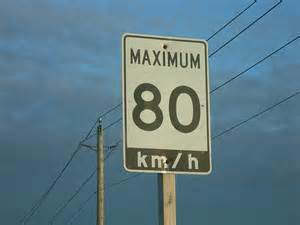
#> input picture Assignment2/speedsign12.jpg, 300 x 225 px, given in place of checker.jpg, which was not available
$ python harris_corner.py   (Python 2 division)   (older library calls are emulated)
#> lines starting #> are read from the running program, lines starting #| are printed output that depends on the picture; after the words box and inside, x2 and y2 are one past the last pixel; in counts of white or black regions, pixels touching at a corner belong together; pictures that were not available may be replaced by others from this repository, and a replacement may not be noted
import numpy as np
import cv2
import math

APETURE_SIZE = 3
BLOCK_SIZE = 5
K = 0.04
MAX_CORNERS = 100000
EIGENVALUE_THRESHOLD = 320000
wdSource = "Conrners"
wdResult = "Result"
tbThreshName = "Threshold"
tbDistanceName = "Distance"

filename = "checker.jpg"
final_corner_output_name = "checkers_corners.jpg"

# Get the Image
src = cv2.imread(filename, 1)
#> src is the input picture: shape (225, 300, 3); mean B, G, R 134.7, 122.9, 93.6

# Convert to greyscale
src_gray = cv2.cvtColor(src, cv2.COLOR_BGR2GRAY)
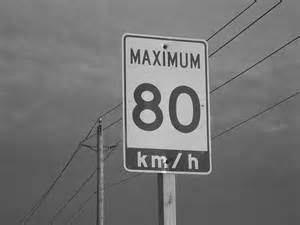
#> src_gray: shape (225, 300); min 11, max 242, mean 115.5
src_gray = cv2.blur(src_gray, (3, 3))
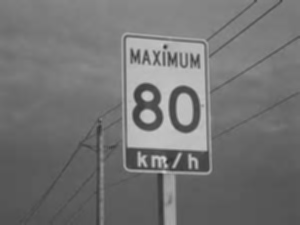
#> src_gray: shape (225, 300); min 46, max 207, mean 115.5

# Get the two derivative from the sobel code
dx = cv2.Sobel(src_gray, cv2.CV_64F, 1, 0, ksize=APETURE_SIZE)
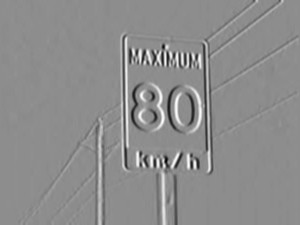
#> dx: shape (225, 300) float64; min -414, max 334, mean 0.1; drawn with min black and max white
dy = cv2.Sobel(src_gray, cv2.CV_64F, 0, 1, ksize=APETURE_SIZE)
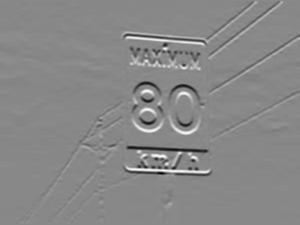
#> dy: shape (225, 300) float64; min -381, max 329, mean -1.5; drawn with min black and max white

dx = cv2.convertScaleAbs(dx)
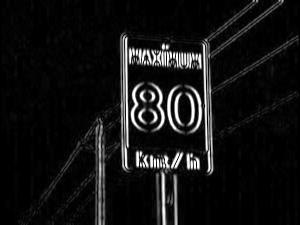
#> dx: shape (225, 300); min 0, max 255, mean 18.9
dy = cv2.convertScaleAbs(dy)
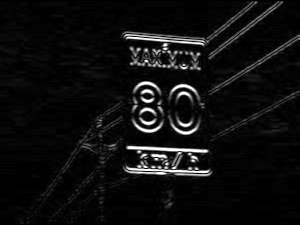
#> dy: shape (225, 300); min 0, max 255, mean 14.7

height, width, _ = src.shape
#> height = 225; width = 300

corners = []
# Iterating over all pixels except edge cases
# Note numpy access list y, x
for x in range(1, width-1):
    for y in range(1, height-1):
        sums = []
        for window_x in range(x-1, x+2):
            for window_y in range(y - 1, y + 2):
                # Calculate window values
                a = dx.item(window_y, window_x)
                a = a * a
                b = dx.item(window_y, window_x) * dy.item(window_y, window_x)
                d = dy.item(window_y, window_x)
                d = d * d
                # Add it to our sumation
                sums.append(np.array([[a, b], [b, d]], np.float64))

        # Get the summation from the window
        C = np.sum(sums, axis=0)

        # get out a b and d out of the matrix C
        a = C.item(0, 0)
        b = C.item(0, 1)
        d = C.item(1, 1)

        # Calculate our eigenvalues
        e1 = ((a + d) / 2.0) + math.sqrt(math.pow(b, 2) + math.pow((a - d) / 2.0, 2))
        e2 = ((a + d) / 2.0) - math.sqrt(math.pow(b, 2) + math.pow((a - d) / 2.0, 2))

        # calculate a score to determine if its a possible corner
        # taken from :
        # http://docs.opencv.org/2.4/doc/tutorials/features2d/trackingmotion/harris_detector/harris_detector.html

        r = (e1*e2) - (K * math.pow(e1 + e2, 2))

        # add the location of the corner to the corner list
        if r > EIGENVALUE_THRESHOLD:
            corners.append((x, y))
#> after the loop, corners = 3580 pairs, first value 19 to 298, second value 1 to 223

print "Corners: " + repr(len(corners))
#| Corners: 3580

for x, y in corners:
    cv2.circle(src, (x, y), 1, (255, 0, 0))
#> this loop made 3580 passes
#> (x, y) on passes 1 to 3: (19, 220), (19, 221), (19, 222)
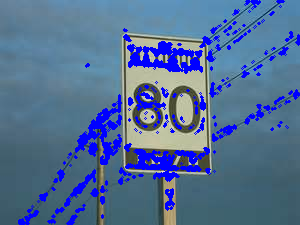
#> src: shape (225, 300, 3); 10.69% of pixels changed, all inside (x1, y1, x2, y2) = (18, 0, 300, 225)
# Generate the windows
cv2.namedWindow(wdSource)
cv2.namedWindow(tbThreshName)
cv2.namedWindow(wdResult)
cv2.imshow(tbThreshName, dx)
cv2.imshow(wdResult, dy)
cv2.imshow(wdSource, src)
cv2.imwrite(final_corner_output_name, src)
cv2.waitKey(0)
